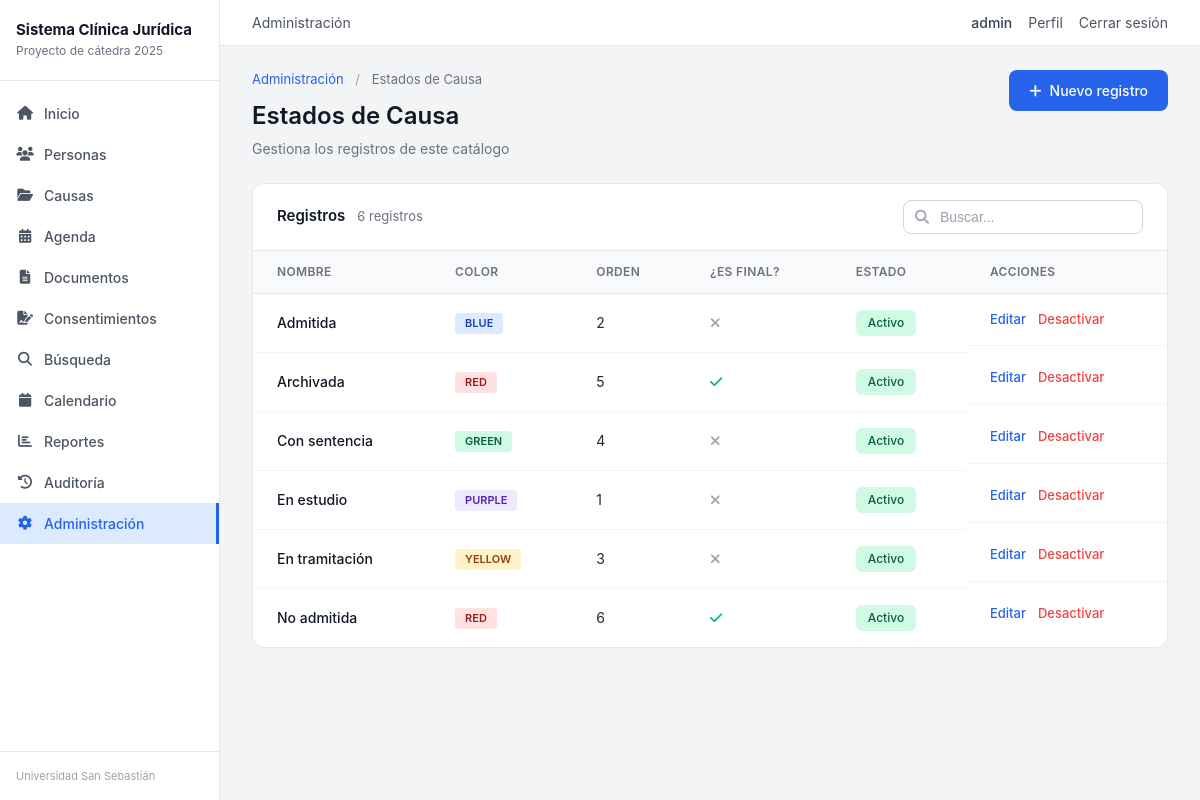
Screenshot of /admin-panel/catalogos/estados/ (signed in) with the database file from the repository.
### apps/gestion/models.py (models this page shows, shortened)
class EstadoCausa(models.Model):
    COLOR_CHOICES = [
        ('gray', 'Gris'),
        ('blue', 'Azul'),
        ('yellow', 'Amarillo'),
        ('green', 'Verde'),
        ('red', 'Rojo'),
        ('orange', 'Naranjo'),
        ('purple', 'Morado'),
    ]
    nombre = models.CharField(max_length=50, unique=True, verbose_name='Nombre')
    descripcion = models.TextField(blank=True, null=True, verbose_name='Descripción')
    color = models.CharField(
        max_length=20,
        choices=COLOR_CHOICES,
        default='gray',
        verbose_name='Color'
    )
    orden = models.PositiveIntegerField(
        default=0,
        verbose_name='Orden',
        help_text='Orden en el flujo procesal (menor = más temprano)'
    )
    es_final = models.BooleanField(
        default=False,
        verbose_name='Es estado final',
        help_text='Marca si este estado cierra/archiva la causa'
    )
    activo = models.BooleanField(default=True, verbose_name='Activo')
    class Meta:
        ordering = ['orden']
        verbose_name = 'Estado de Causa'
        verbose_name_plural = 'Estados de Causa'
        indexes = [
            models.Index(fields=['orden'], name='estado_orden_idx'),
            models.Index(fields=['activo'], name='estado_activo_idx'),
            models.Index(fields=['es_final'], name='estado_final_idx'),
        ]

### apps/gestion/views.py (the view)
# urls.py: path('admin-panel/catalogos/<str:tipo>/', views.admin_catalogo, name='admin_catalogo'),
@permiso_requerido('puede_gestionar_catalogos')
@login_required
def admin_catalogo(request, tipo):
    if tipo not in CATALOGOS:
        messages.error(request, 'Catálogo no encontrado.')
        return redirect('gestion:admin_panel')
    catalogo = CATALOGOS[tipo]
    items = catalogo['modelo'].objects.all().order_by('nombre')
    context = {
        'catalogo_tipo': tipo,
        'catalogo_nombre': catalogo['nombre'],
        'items': items,
    }
    return render(request, 'gestion/admin/catalogo_lista.html', context)

### apps/gestion/permissions.py (called while the page is built, shortened)
def obtener_rol_usuario(usuario):
    if not usuario.is_authenticated:
        return None
    if hasattr(usuario, 'perfil') and usuario.perfil:
        rol = usuario.perfil.rol
        return ROLES_ALIAS.get(rol, rol)
    return None

def tiene_permiso(usuario, permiso):
    if not usuario.is_authenticated:
        return False
    if usuario.is_superuser:
        return True
    rol = obtener_rol_usuario(usuario)
    if not rol:
        return False
    permisos_rol = PERMISOS_POR_ROL.get(rol, {})
    return permisos_rol.get(permiso, False)

def obtener_permisos_usuario(usuario):
    if not usuario.is_authenticated:
        return {}
    if usuario.is_superuser:
        return {k: True for k in PERMISOS_POR_ROL['ADMIN'].keys()}
    rol = obtener_rol_usuario(usuario)
    if not rol:
        return {}
    return PERMISOS_POR_ROL.get(rol, {}).copy()

def es_admin(usuario):
    return usuario.is_superuser or obtener_rol_usuario(usuario) == 'ADMIN'

def es_externo(usuario):
    return obtener_rol_usuario(usuario) == 'EXTERNO'

def permiso_requerido(permiso):
    def decorator(view_func):
        @wraps(view_func)
        @login_required
        def wrapped_view(request, *args, **kwargs):
            return view_func(request, *args, **kwargs)
        return wrapped_view
    return decorator

def permisos_context_processor(request):
    if not request.user.is_authenticated:
        return {'permisos': {}, 'rol_usuario': None}
    return {
        'permisos': obtener_permisos_usuario(request.user),
        'rol_usuario': obtener_rol_usuario(request.user),
        'es_admin': es_admin(request.user),
        'es_externo': es_externo(request.user),
    }

### templates/gestion/admin/catalogo_lista.html (shortened to what this page needs)
{% extends 'base.html' %}
{% block section_title %}Administración{% endblock %}
{% block content %}
<div class="page-header-flex">
    <div class="page-header-content">
        <div class="breadcrumb">
            <a href="{% url 'gestion:admin_panel' %}">Administración</a>
            <span class="breadcrumb-separator">/</span>
            <span>{{ catalogo_nombre }}</span>
        </div>
        <h1 class="page-title">{{ catalogo_nombre }}</h1>
        <p class="page-subtitle">Gestiona los registros de este catálogo</p>
    </div>
    <a href="{% url 'gestion:admin_catalogo_crear' catalogo_tipo %}" class="btn-primary">
        <i class="fas fa-plus"></i> Nuevo registro
    </a>
</div>
<div class="list-card">
    <div class="list-card-header">
        <div class="list-card-title">
            <span class="title-text">Registros</span>
            <span class="title-count">{{ items|length }} registros</span>
        </div>
        <div class="list-card-search">
            <i class="fas fa-search search-icon"></i>
            <input type="text" placeholder="Buscar..." class="search-input" id="searchInput">
        </div>
    </div>
    <div class="list-card-body">
        <table class="list-table">
            <thead>
                <tr>
                    <th>Nombre</th>
                    {% if catalogo_tipo == 'estados' %}
                    <th>Color</th>
                    <th>Orden</th>
                    <th>¿Es final?</th>
                    {% elif catalogo_tipo == 'tribunales' %}
                    <th>Dirección</th>
                    <th>Teléfono</th>
                    {% elif catalogo_tipo == 'tipos_documento' %}
                    <th>Categoría</th>
                    {% endif %}
                    <th>Estado</th>
                    <th>Acciones</th>
                </tr>
            </thead>
            <tbody id="tableBody">
            {% for item in items %}
                <tr>
                    <td class="cell-name">{{ item.nombre }}</td>
                    {% if catalogo_tipo == 'estados' %}
                    <td>
                        <span class="color-badge color-badge-{{ item.color }}">{{ item.color }}</span>
                    </td>
                    <td>{{ item.orden }}</td>
                    <td>{% if item.es_final %}<i class="fas fa-check text-green"></i>{% else %}<i class="fas fa-times text-gray"></i>{% endif %}</td>
                    {% elif catalogo_tipo == 'tribunales' %}
                    <td>{{ item.direccion|default:"-"|truncatewords:5 }}</td>
                    <td>{{ item.telefono|default:"-" }}</td>
                    {% elif catalogo_tipo == 'tipos_documento' %}
                    <td>{{ item.get_categoria_display|default:"-" }}</td>
                    {% endif %}
                    <td>
                        {% if item.activo %}
                        <span class="status-badge status-green">Activo</span>
                        {% else %}
                        <span class="status-badge status-red">Inactivo</span>
                        {% endif %}
                    </td>
                    <td class="cell-actions">
                        <a href="{% url 'gestion:admin_catalogo_editar' catalogo_tipo item.pk %}" class="action-link">Editar</a>
                        <a href="{% url 'gestion:admin_catalogo_toggle' catalogo_tipo item.pk %}" class="action-link {% if item.activo %}action-link-danger{% endif %}">
                            {% if item.activo %}Desactivar{% else %}Activar{% endif %}
                        </a>
                    </td>
                </tr>
            {% empty %}
                <tr>
                    <td colspan="6" class="empty-table">No hay registros en este catálogo.</td>
                </tr>
            {% endfor %}
            </tbody>
        </table>
    </div>
</div>
{% endblock %}

### templates/base.html (shortened to what this page needs)
{% load static %}
<!DOCTYPE html>
<html lang="es">
<head>
    <link rel="stylesheet" href="{% static 'css/styles.css' %}">
    <link rel="stylesheet" href="https://cdnjs.cloudflare.com/ajax/libs/font-awesome/6.4.0/css/all.min.css">
</head>
<body>
    <div class="app-container">
        <aside class="sidebar">
            <div class="sidebar-header">
                <h1 class="sidebar-title">Sistema Clínica Jurídica</h1>
                <p class="sidebar-subtitle">Proyecto de cátedra 2025</p>
            </div>
            {% if user.is_authenticated %}
            <nav class="sidebar-nav">
                <a href="{% url 'gestion:dashboard' %}" class="nav-item {% if request.resolver_match.url_name == 'dashboard' %}active{% endif %}">
                    <i class="fas fa-home"></i> Inicio
                </a>
                <a href="{% url 'gestion:personas_lista' %}" class="nav-item {% if 'persona' in request.resolver_match.url_name %}active{% endif %}">
                    <i class="fas fa-users"></i> Personas
                </a>
                <a href="{% url 'gestion:causas_lista' %}" class="nav-item {% if 'causa' in request.resolver_match.url_name %}active{% endif %}">
                    <i class="fas fa-folder-open"></i> Causas
                </a>
                <a href="{% url 'gestion:audiencias_lista' %}" class="nav-item {% if 'audiencia' in request.resolver_match.url_name %}active{% endif %}">
                    <i class="fas fa-calendar-alt"></i> Agenda
                </a>
                <a href="{% url 'gestion:documentos_lista' %}" class="nav-item {% if 'documento' in request.resolver_match.url_name %}active{% endif %}">
                    <i class="fas fa-file-alt"></i> Documentos
                </a>
                <a href="{% url 'gestion:consentimientos_lista' %}" class="nav-item {% if 'consentimiento' in request.resolver_match.url_name %}active{% endif %}">
                    <i class="fas fa-file-signature"></i> Consentimientos
                </a>
                <a href="{% url 'gestion:buscar' %}" class="nav-item {% if request.resolver_match.url_name == 'buscar' %}active{% endif %}">
                    <i class="fas fa-search"></i> Búsqueda
                </a>
                <a href="{% url 'gestion:calendario' %}" class="nav-item {% if request.resolver_match.url_name == 'calendario' %}active{% endif %}">
                    <i class="fas fa-calendar"></i> Calendario
                </a>
                {% if user.perfil.rol == 'ADMIN' or user.perfil.rol == 'DIRECTOR' or user.perfil.rol == 'SUPERVISOR' %}
                <a href="{% url 'gestion:reportes' %}" class="nav-item {% if 'reporte' in request.resolver_match.url_name %}active{% endif %}">
                    <i class="fas fa-chart-bar"></i> Reportes
                </a>
                {% endif %}
                {% if user.perfil.rol == 'ADMIN' or user.perfil.rol == 'DIRECTOR' %}
                <a href="{% url 'gestion:auditoria_lista' %}" class="nav-item {% if 'auditoria' in request.resolver_match.url_name %}active{% endif %}">
                    <i class="fas fa-history"></i> Auditoría
                </a>
                {% endif %}
                {% if user.is_superuser or user.perfil.rol == 'ADMIN' or user.perfil.rol == 'DIRECTOR' %}
                <a href="{% url 'gestion:admin_panel' %}" class="nav-item {% if 'admin_' in request.resolver_match.url_name %}active{% endif %}">
                    <i class="fas fa-cog"></i> Administración
                </a>
                {% endif %}
            </nav>
            <div class="sidebar-footer">
                Universidad San Sebastián
            </div>
            {% endif %}
        </aside>
        <div class="main-wrapper">
            <header class="topbar">
                <div class="topbar-left">
                    <span class="topbar-section">{% block section_title %}{% endblock %}</span>
                </div>
                <div class="topbar-right">
                    {% if user.is_authenticated %}
                        <span class="user-name">{{ user.username }}</span>
                        <a href="{% url 'gestion:perfil' %}" class="topbar-link">Perfil</a>
                        <form method="post" action="{% url 'logout' %}" class="logout-form">
                            <button type="submit" class="topbar-link logout-btn">Cerrar sesión</button>
                        </form>
                    {% else %}
                        <a href="{% url 'login' %}" class="topbar-link">Iniciar sesión</a>
                    {% endif %}
                </div>
            </header>
            <main class="content">
                {% block content %}{% endblock %}
            </main>
        </div>
    </div>
</body>
</html>

### rows the page displays
EstadoCausa: nombre "Admitida", color "BLUE", orden "2", es_final False (drawn), activo "Activo"
EstadoCausa: nombre "Archivada", color "RED", orden "5", es_final True (drawn), activo "Activo"
EstadoCausa: nombre "Con sentencia", color "GREEN", orden "4", es_final False (drawn), activo "Activo"
EstadoCausa: nombre "En estudio", color "PURPLE", orden "1", es_final False (drawn), activo "Activo"
EstadoCausa: nombre "En tramitación", color "YELLOW", orden "3", es_final False (drawn), activo "Activo"
EstadoCausa: nombre "No admitida", color "RED", orden "6", es_final True (drawn), activo "Activo"

### other values shown
{{ user.username }} "admin"
{{ catalogo_nombre }} "Estados de Causa"
{{ items|length }} "6"
